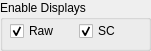
     <widget class="QGroupBox" name="groupBox">
      <property name="geometry">
       <rect>
        <x>10</x>
        <y>10</y>
        <width>151</width>
        <height>51</height>
       </rect>
      </property>
      <property name="title">
       <string>Enable Displays</string>
      </property>
      <widget class="QWidget" name="horizontalLayoutWidget_3">
       <property name="geometry">
        <rect>
         <x>10</x>
         <y>20</y>
         <width>131</width>
         <height>22</height>
        </rect>
       </property>
       <layout class="QHBoxLayout" name="horizontalLayout_7">
        <item>
         <widget class="QCheckBox" name="update_raw_check">
          <property name="enabled">
           <bool>true</bool>
          </property>
          <property name="sizePolicy">
           <sizepolicy hsizetype="Minimum" vsizetype="Fixed">
            <horstretch>0</horstretch>
            <verstretch>0</verstretch>
           </sizepolicy>
          </property>
          <property name="toolTip">
           <string>Toggle displaying the raw image</string>
          </property>
          <property name="text">
           <string>Raw</string>
          </property>
          <property name="checked">
           <bool>true</bool>
          </property>
         </widget>
        </item>
        <item>
         <widget class="QCheckBox" name="update_sc_check">
          <property name="toolTip">
           <string>Toggle displaying the speckle contrast image</string>
          </property>
          <property name="text">
           <string>SC</string>
          </property>
          <property name="checked">
           <bool>true</bool>
          </property>
         </widget>
        </item>
       </layout>
      </widget>
     </widget>
